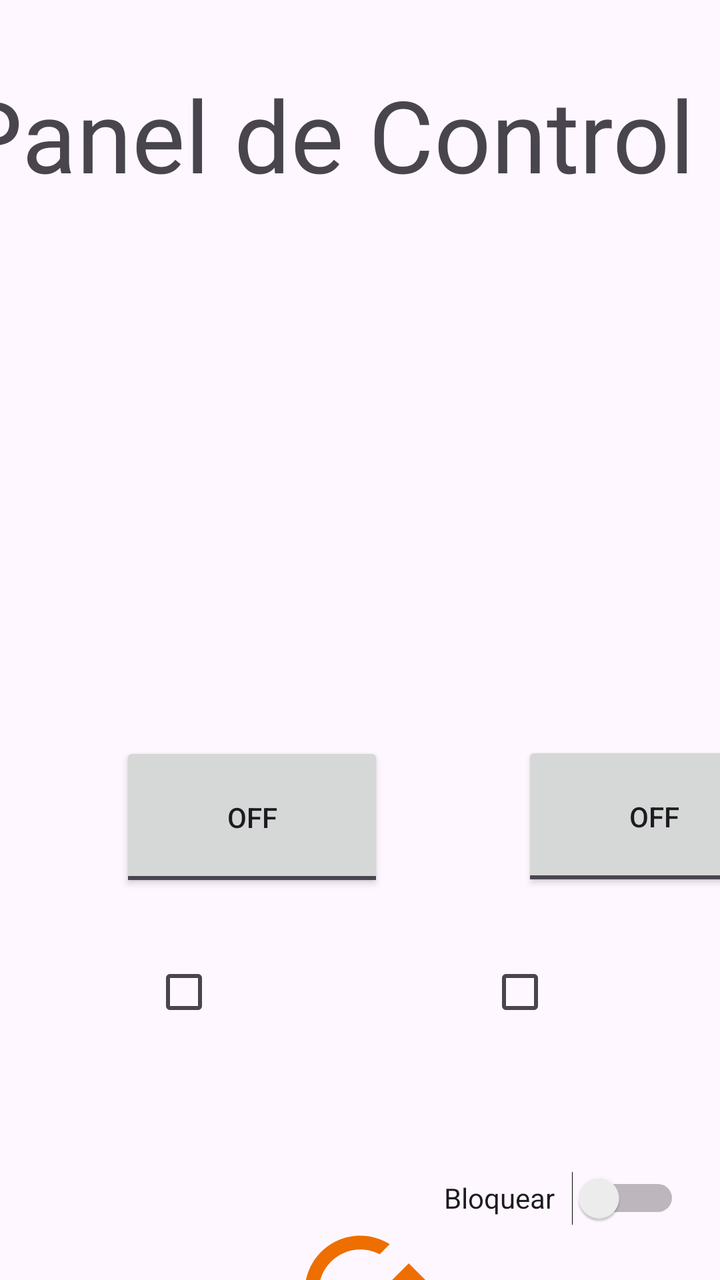
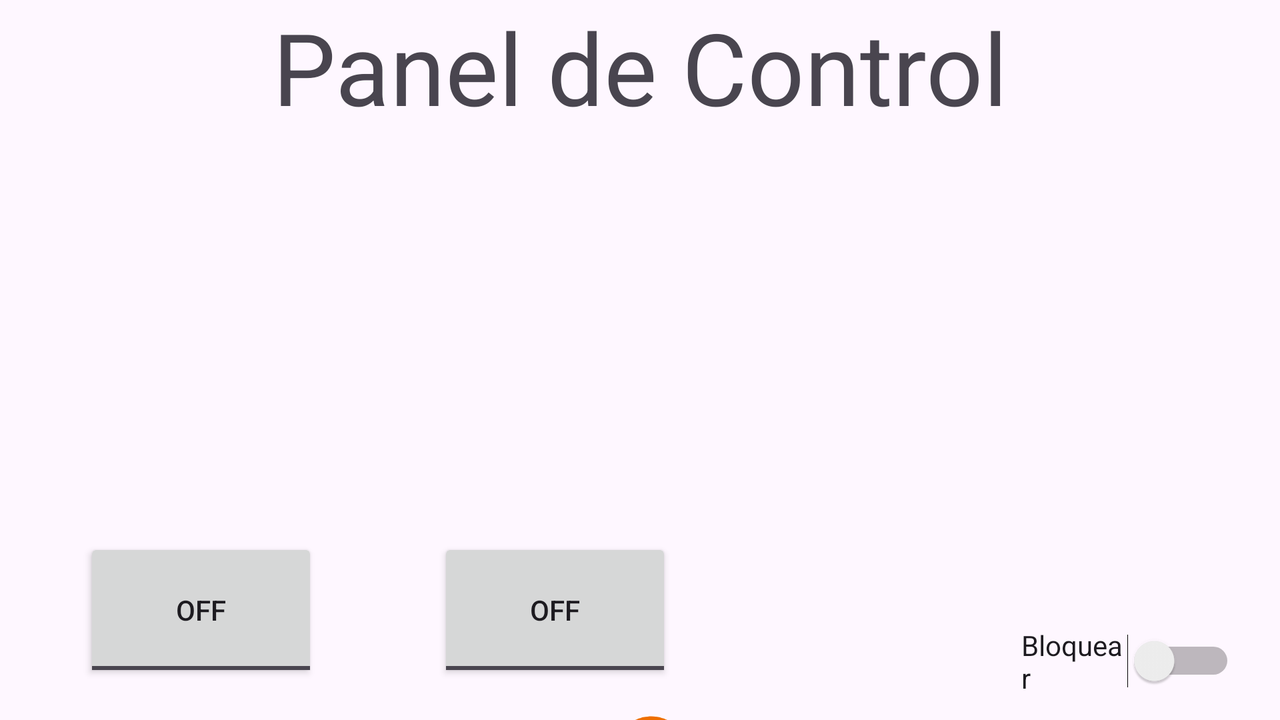

Compare how this app lays out the same screen by default and in its alternative resource folder. The renders come first, then the two layout files and the values they reference.
<!-- AndroidManifest.xml: application theme Theme.ProjectLightsOut -->
<!-- res/layout/activity_dos_bombillas.xml -->
<?xml version="1.0" encoding="utf-8"?>
<androidx.constraintlayout.widget.ConstraintLayout xmlns:android="http://schemas.android.com/apk/res/android"
    xmlns:app="http://schemas.android.com/apk/res-auto"
    xmlns:tools="http://schemas.android.com/tools"
    android:id="@+id/main"
    android:layout_width="match_parent"
    android:layout_height="match_parent"
    tools:context=".DosBombillas">

    <CheckBox
        android:id="@+id/DosBombBox2"
        android:layout_width="wrap_content"
        android:layout_height="wrap_content"
        android:layout_marginEnd="76dp"
        app:layout_constraintBottom_toBottomOf="parent"
        app:layout_constraintEnd_toEndOf="parent"
        app:layout_constraintTop_toBottomOf="@+id/DosBombBot2"
        app:layout_constraintVertical_bias="0.179" />

    <TextView
        android:id="@+id/DosBombillasTitulo"
        android:layout_width="403dp"
        android:layout_height="95dp"
        android:text="@string/dos_bombillas_titulo"
        android:textSize="50sp"
        app:layout_constraintBottom_toBottomOf="parent"
        app:layout_constraintEnd_toEndOf="parent"
        app:layout_constraintHorizontal_bias="0.483"
        app:layout_constraintStart_toStartOf="parent"
        app:layout_constraintTop_toTopOf="parent"
        app:layout_constraintVertical_bias="0.062" />

    <LinearLayout
        android:id="@+id/linearLayout"
        android:layout_width="346dp"
        android:layout_height="158dp"
        android:orientation="horizontal"
        app:layout_constraintBottom_toBottomOf="parent"
        app:layout_constraintEnd_toEndOf="parent"
        app:layout_constraintHorizontal_bias="0.753"
        app:layout_constraintStart_toStartOf="parent"
        app:layout_constraintTop_toBottomOf="@+id/DosBombillasTitulo"
        app:layout_constraintVertical_bias="0.117">

        <ImageView
            android:id="@+id/DosBombImg1"
            android:layout_width="wrap_content"
            android:layout_height="wrap_content"
            android:layout_weight="1"
            tools:srcCompat="@tools:sample/avatars" />

        <ImageView
            android:id="@+id/DosBombImg2"
            android:layout_width="wrap_content"
            android:layout_height="wrap_content"
            android:layout_weight="1"
            tools:srcCompat="@tools:sample/avatars" />
    </LinearLayout>

    <ToggleButton
        android:id="@+id/DosBombBot1"
        android:layout_width="132dp"
        android:layout_height="75dp"
        android:layout_marginStart="60dp"
        app:layout_constraintBottom_toBottomOf="parent"
        app:layout_constraintStart_toStartOf="parent"
        app:layout_constraintTop_toBottomOf="@+id/linearLayout"
        app:layout_constraintVertical_bias="0.181" />

    <ToggleButton
        android:id="@+id/DosBombBot2"
        android:layout_width="132dp"
        android:layout_height="75dp"
        android:layout_marginStart="72dp"
        android:checked="false"
        app:layout_constraintBottom_toBottomOf="parent"
        app:layout_constraintEnd_toEndOf="parent"
        app:layout_constraintHorizontal_bias="0.088"
        app:layout_constraintStart_toEndOf="@+id/DosBombBot1"
        app:layout_constraintTop_toBottomOf="@+id/linearLayout"
        app:layout_constraintVertical_bias="0.18" />

    <CheckBox
        android:id="@+id/DosBombBox1"
        android:layout_width="wrap_content"
        android:layout_height="wrap_content"
        app:layout_constraintBottom_toBottomOf="parent"
        app:layout_constraintEnd_toStartOf="@+id/DosBombBox2"
        app:layout_constraintHorizontal_bias="0.362"
        app:layout_constraintStart_toStartOf="parent"
        app:layout_constraintTop_toBottomOf="@+id/DosBombBot1"
        app:layout_constraintVertical_bias="0.179" />

    <Switch
        android:id="@+id/DosBombSwitch"
        android:layout_width="118dp"
        android:layout_height="50dp"
        android:layout_marginBottom="16dp"
        android:text="@string/bloquear"
        app:layout_constraintBottom_toBottomOf="parent"
        app:layout_constraintEnd_toEndOf="parent"
        app:layout_constraintHorizontal_bias="0.917"
        app:layout_constraintStart_toStartOf="parent" />

    <ImageView
        android:id="@+id/DosBombChange"
        android:layout_width="95dp"
        android:layout_height="83dp"
        android:layout_marginTop="276dp"
        app:layout_constraintEnd_toEndOf="parent"
        app:layout_constraintStart_toStartOf="parent"
        app:layout_constraintTop_toBottomOf="@+id/linearLayout"
        app:srcCompat="@drawable/baseline_cached_24" />


</androidx.constraintlayout.widget.ConstraintLayout>
<!-- resources referenced by this layout -->
<resources>
  <!-- drawable baseline_cached_24 (drawable) -->
  <vector xmlns:android="http://schemas.android.com/apk/res/android" android:height="24dp" android:tint="#EE6E00" android:viewportHeight="24" android:viewportWidth="24" android:width="24dp">
        
      <path android:fillColor="@android:color/white" android:pathData="M19,8l-4,4h3c0,3.31 -2.69,6 -6,6 -1.01,0 -1.97,-0.25 -2.8,-0.7l-1.46,1.46C8.97,19.54 10.43,20 12,20c4.42,0 8,-3.58 8,-8h3l-4,-4zM6,12c0,-3.31 2.69,-6 6,-6 1.01,0 1.97,0.25 2.8,0.7l1.46,-1.46C15.03,4.46 13.57,4 12,4c-4.42,0 -8,3.58 -8,8H1l4,4 4,-4H6z"/>
      
  </vector>
  <string name="bloquear">Bloquear</string>
  <string name="dos_bombillas_titulo">Panel de Control</string>
  <style name="Theme.ProjectLightsOut" parent="Base.Theme.ProjectLightsOut" />
  <style name="Base.Theme.ProjectLightsOut" parent="Theme.Material3.DayNight.NoActionBar">
          
          
      </style>
</resources>
<!-- res/layout-land/activity_dos_bombillas.xml (the repository's variant of the layout above) -->
<!-- drawn on the phone turned sideways -->
<?xml version="1.0" encoding="utf-8"?>
<androidx.constraintlayout.widget.ConstraintLayout xmlns:android="http://schemas.android.com/apk/res/android"
    xmlns:app="http://schemas.android.com/apk/res-auto"
    xmlns:tools="http://schemas.android.com/tools"
    android:id="@+id/main"
    android:layout_width="match_parent"
    android:layout_height="match_parent"
    tools:context=".DosBombillas">

    <CheckBox
        android:id="@+id/DosBombBox2"
        android:layout_width="wrap_content"
        android:layout_height="wrap_content"
        android:layout_marginTop="8dp"
        android:layout_marginEnd="196dp"
        app:layout_constraintEnd_toStartOf="@+id/TresBombSwitch"
        app:layout_constraintTop_toBottomOf="@+id/TresBombBot2" />

    <TextView
        android:id="@+id/DosBombillasTitulo"
        android:layout_width="380dp"
        android:layout_height="95dp"
        android:text="@string/dos_bombillas_titulo"
        android:textSize="50dp"
        app:layout_constraintBottom_toBottomOf="parent"
        app:layout_constraintEnd_toEndOf="parent"
        app:layout_constraintHorizontal_bias="0.524"
        app:layout_constraintStart_toStartOf="parent"
        app:layout_constraintTop_toTopOf="parent"
        app:layout_constraintVertical_bias="0.0" />

    <LinearLayout
        android:id="@+id/linearLayout"
        android:layout_width="346dp"
        android:layout_height="158dp"
        android:orientation="horizontal"
        app:layout_constraintBottom_toBottomOf="parent"
        app:layout_constraintEnd_toEndOf="parent"
        app:layout_constraintHorizontal_bias="0.542"
        app:layout_constraintStart_toStartOf="parent"
        app:layout_constraintTop_toBottomOf="@+id/DosBombillasTitulo"
        app:layout_constraintVertical_bias="0.0">

        <ImageView
            android:id="@+id/DosBombImg1"
            android:layout_width="112dp"
            android:layout_height="wrap_content"
            android:layout_weight="1"
            tools:srcCompat="@tools:sample/avatars" />

        <ImageView
            android:id="@+id/DosBombImg2"
            android:layout_width="wrap_content"
            android:layout_height="wrap_content"
            android:layout_weight="1"
            tools:srcCompat="@tools:sample/avatars" />
    </LinearLayout>

    <ToggleButton
        android:id="@+id/DosBombBot1"
        android:layout_width="117dp"
        android:layout_height="72dp"
        android:layout_marginTop="16dp"
        android:layout_marginEnd="60dp"
        android:text="ToggleButton"
        app:layout_constraintEnd_toStartOf="@+id/TresBombBot2"
        app:layout_constraintHorizontal_bias="1.0"
        app:layout_constraintStart_toStartOf="parent"
        app:layout_constraintTop_toBottomOf="@+id/linearLayout" />

    <ToggleButton
        android:id="@+id/TresBombBot2"
        android:layout_width="117dp"
        android:layout_height="72dp"
        android:layout_marginTop="16dp"
        android:layout_marginEnd="304dp"
        android:layout_marginBottom="68dp"
        android:checked="false"
        android:text="ToggleButton"
        app:layout_constraintBottom_toBottomOf="parent"
        app:layout_constraintEnd_toEndOf="parent"
        app:layout_constraintTop_toBottomOf="@+id/linearLayout"
        app:layout_constraintVertical_bias="0.0" />

    <CheckBox
        android:id="@+id/DosBombBox1"
        android:layout_width="wrap_content"
        android:layout_height="wrap_content"
        android:layout_marginStart="260dp"
        android:layout_marginTop="12dp"
        app:layout_constraintBottom_toBottomOf="parent"
        app:layout_constraintEnd_toStartOf="@+id/DosBombBox2"
        app:layout_constraintHorizontal_bias="0.385"
        app:layout_constraintStart_toStartOf="parent"
        app:layout_constraintTop_toBottomOf="@+id/DosBombBot1"
        app:layout_constraintVertical_bias="0.0" />

    <Switch
        android:id="@+id/TresBombSwitch"
        android:layout_width="107dp"
        android:layout_height="35dp"
        android:layout_marginBottom="12dp"
        android:text="@string/bloquear"
        app:layout_constraintBottom_toBottomOf="parent"
        app:layout_constraintEnd_toEndOf="parent"
        app:layout_constraintHorizontal_bias="0.958"
        app:layout_constraintStart_toStartOf="parent" />

    <ImageView
        android:id="@+id/TresBombChange"
        android:layout_width="66dp"
        android:layout_height="55dp"
        android:layout_marginTop="96dp"
        app:layout_constraintEnd_toEndOf="parent"
        app:layout_constraintHorizontal_bias="0.51"
        app:layout_constraintStart_toStartOf="parent"
        app:layout_constraintTop_toBottomOf="@+id/linearLayout"
        app:srcCompat="@drawable/baseline_cached_24" />


</androidx.constraintlayout.widget.ConstraintLayout>
